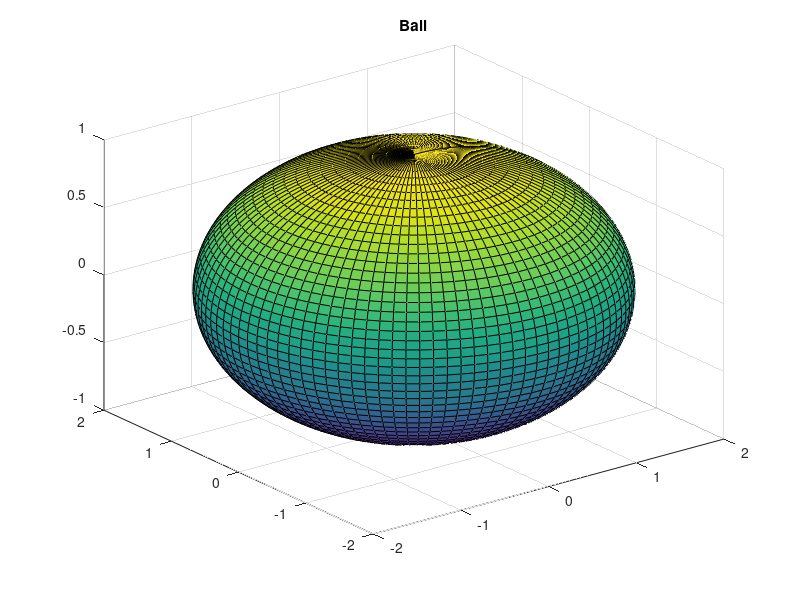

Here is the MATLAB script that generated this plot:
% Ball

disp('Surface plot, Example 4:')

[s,t]=meshgrid(0:.02*pi:2*pi,0:.02*pi:pi);
surf(2*cos(s).*sin(t),2*sin(s).*sin(t),cos(t))
title('Ball')